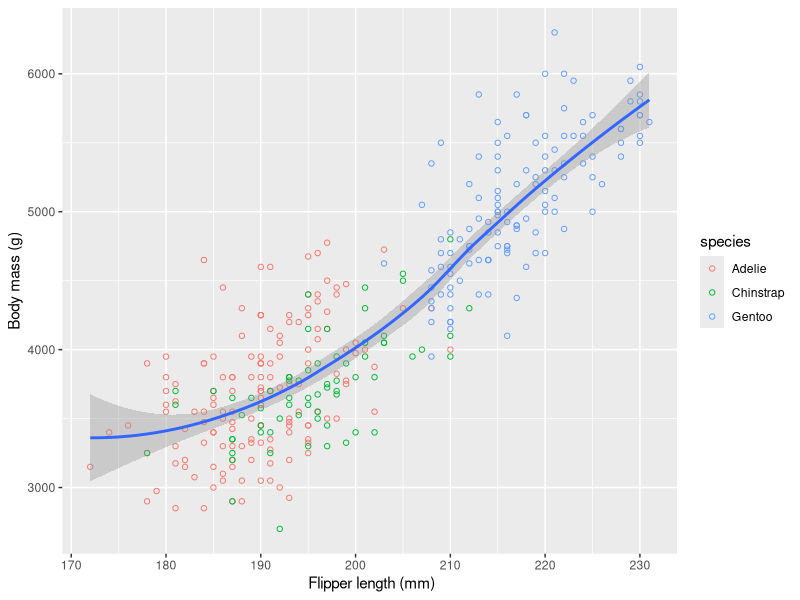
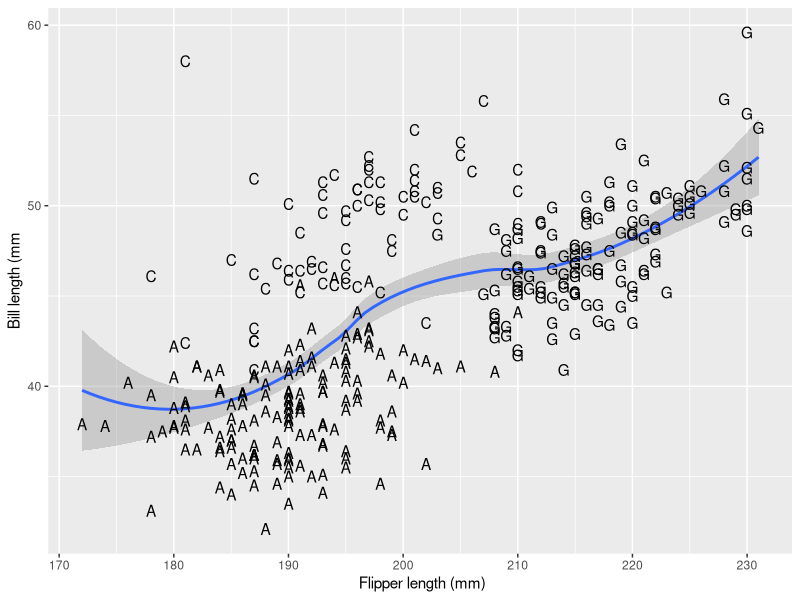

Reproduce these figures in R, in order.
## ---- chunk 1
knitr::opts_chunk$set(echo = TRUE)
## ---- chunk 2
library(palmerpenguins) #install.packages("palmerpenguins")
library(tidyverse)

## ---- chunk 3
## demo
ggplot(penguins, mapping = aes(x = flipper_length_mm, y = body_mass_g)) +
  geom_point(mapping = aes(color = species), shape = 1) + 
  geom_smooth() +
  xlab (" Flipper length (mm)") +
  ylab ("Body mass (g)")
## ---- chunk 4
## demo

penguins
penguins2<- penguins$species
penguins3 <- substr(penguins2, 1, 1)
penguins <- cbind(penguins, penguins3)

ggplot(penguins, mapping = aes(x = flipper_length_mm, y = bill_length_mm)) +
  geom_smooth() +
  xlab (" Flipper length (mm)") +
  ylab ("Bill length (mm") +
  geom_text(mapping = aes(label = penguins3))

